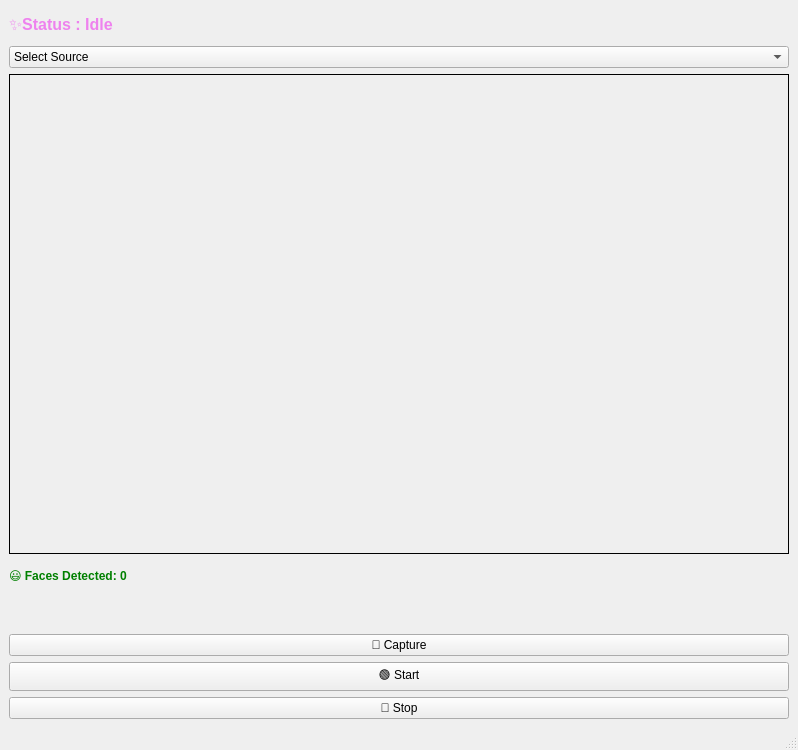
<?xml version="1.0" encoding="UTF-8"?>
<ui version="4.0">
 <class>MainWindow</class>
 <widget class="QMainWindow" name="MainWindow">
  <property name="geometry">
   <rect>
    <x>0</x>
    <y>0</y>
    <width>798</width>
    <height>750</height>
   </rect>
  </property>
  <property name="windowTitle">
   <string>Face Detector</string>
  </property>
  <widget class="QWidget" name="centralwidget">
   <layout class="QHBoxLayout" name="horizontalLayout">
    <item>
     <layout class="QVBoxLayout" name="verticalLayout">
      <item>
       <widget class="QLabel" name="statusLabel">
        <property name="font">
         <font>
          <pointsize>12</pointsize>
          <bold>true</bold>
         </font>
        </property>
        <property name="styleSheet">
         <string notr="true">color: violet;</string>
        </property>
        <property name="text">
         <string>✨Status : Idle</string>
        </property>
       </widget>
      </item>
      <item>
       <widget class="QComboBox" name="sourceComboBox">
        <item>
         <property name="text">
          <string>Select Source</string>
         </property>
        </item>
        <item>
         <property name="text">
          <string>WebCam</string>
         </property>
        </item>
        <item>
         <property name="text">
          <string>LocalFiles</string>
         </property>
        </item>
       </widget>
      </item>
      <item>
       <widget class="QLabel" name="videoLabel">
        <property name="minimumSize">
         <size>
          <width>640</width>
          <height>480</height>
         </size>
        </property>
        <property name="frameShape">
         <enum>QFrame::Shape::Box</enum>
        </property>
        <property name="alignment">
         <set>Qt::AlignmentFlag::AlignCenter</set>
        </property>
       </widget>
      </item>
      <item>
       <widget class="QLabel" name="faceCountLabel">
        <property name="font">
         <font>
          <bold>true</bold>
         </font>
        </property>
        <property name="styleSheet">
         <string notr="true">color: green;</string>
        </property>
        <property name="text">
         <string>😃 Faces Detected: 0</string>
        </property>
       </widget>
      </item>
      <item>
       <widget class="QWidget" name="thumbnailFrame" native="true"/>
      </item>
      <item>
       <layout class="QHBoxLayout" name="thumbnailContainer"/>
      </item>
      <item>
       <widget class="QPushButton" name="captureButton">
        <property name="text">
         <string>📸 Capture</string>
        </property>
       </widget>
      </item>
      <item>
       <widget class="QPushButton" name="startButton">
        <property name="text">
         <string>🟢 Start</string>
        </property>
       </widget>
      </item>
      <item>
       <widget class="QPushButton" name="stopButton">
        <property name="text">
         <string>🔴 Stop</string>
        </property>
       </widget>
      </item>
     </layout>
    </item>
   </layout>
  </widget>
  <widget class="QStatusBar" name="statusbar"/>
 </widget>
 <resources/>
 <connections/>
</ui>
